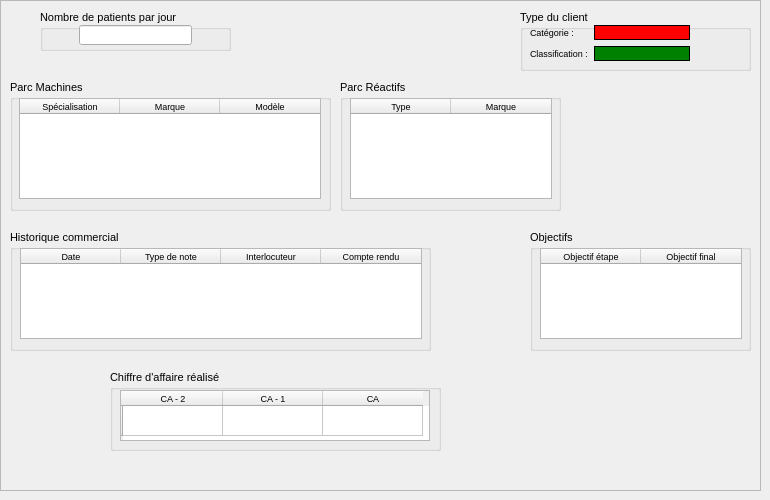
     <widget class="QWidget" name="tab_4">
      <attribute name="title">
       <string>Tab 1</string>
      </attribute>
      <widget class="QFrame" name="frame_resum">
       <property name="geometry">
        <rect>
         <x>0</x>
         <y>0</y>
         <width>761</width>
         <height>491</height>
        </rect>
       </property>
       <property name="font">
        <font>
         <pointsize>8</pointsize>
        </font>
       </property>
       <property name="frameShape">
        <enum>QFrame::StyledPanel</enum>
       </property>
       <property name="frameShadow">
        <enum>QFrame::Raised</enum>
       </property>
       <widget class="QGroupBox" name="groupBox">
        <property name="geometry">
         <rect>
          <x>110</x>
          <y>370</y>
          <width>331</width>
          <height>81</height>
         </rect>
        </property>
        <property name="title">
         <string>Chiffre d'affaire réalisé</string>
        </property>
        <widget class="QTableWidget" name="tableWidget_2">
         <property name="geometry">
          <rect>
           <x>10</x>
           <y>20</y>
           <width>310</width>
           <height>51</height>
          </rect>
         </property>
         <property name="font">
          <font>
           <pointsize>7</pointsize>
          </font>
         </property>
         <property name="cornerButtonEnabled">
          <bool>true</bool>
         </property>
         <row>
          <property name="text">
           <string/>
          </property>
         </row>
         <column>
          <property name="text">
           <string>CA - 2</string>
          </property>
          <property name="font">
           <font>
            <pointsize>7</pointsize>
           </font>
          </property>
         </column>
         <column>
          <property name="text">
           <string>CA - 1</string>
          </property>
          <property name="font">
           <font>
            <pointsize>7</pointsize>
           </font>
          </property>
         </column>
         <column>
          <property name="text">
           <string>CA</string>
          </property>
          <property name="font">
           <font>
            <pointsize>7</pointsize>
           </font>
          </property>
         </column>
        </widget>
       </widget>
       <widget class="QGroupBox" name="groupBox_2">
        <property name="geometry">
         <rect>
          <x>10</x>
          <y>230</y>
          <width>421</width>
          <height>121</height>
         </rect>
        </property>
        <property name="title">
         <string>Historique commercial</string>
        </property>
        <widget class="QTableWidget" name="resum_histocomm">
         <property name="geometry">
          <rect>
           <x>10</x>
           <y>18</y>
           <width>402</width>
           <height>91</height>
          </rect>
         </property>
         <property name="font">
          <font>
           <pointsize>7</pointsize>
          </font>
         </property>
         <column>
          <property name="text">
           <string>Date</string>
          </property>
          <property name="font">
           <font>
            <pointsize>7</pointsize>
           </font>
          </property>
         </column>
         <column>
          <property name="text">
           <string>Type de note</string>
          </property>
          <property name="font">
           <font>
            <pointsize>7</pointsize>
           </font>
          </property>
         </column>
         <column>
          <property name="text">
           <string>Interlocuteur</string>
          </property>
          <property name="font">
           <font>
            <pointsize>7</pointsize>
           </font>
          </property>
         </column>
         <column>
          <property name="text">
           <string>Compte rendu</string>
          </property>
          <property name="font">
           <font>
            <pointsize>7</pointsize>
           </font>
          </property>
          <property name="background">
           <color>
            <red>0</red>
            <green>0</green>
            <blue>0</blue>
           </color>
          </property>
         </column>
        </widget>
       </widget>
       <widget class="QGroupBox" name="groupBox_3">
        <property name="geometry">
         <rect>
          <x>10</x>
          <y>80</y>
          <width>321</width>
          <height>131</height>
         </rect>
        </property>
        <property name="title">
         <string>Parc Machines</string>
        </property>
        <widget class="QTableWidget" name="resum_tab_parc">
         <property name="geometry">
          <rect>
           <x>9</x>
           <y>18</y>
           <width>302</width>
           <height>101</height>
          </rect>
         </property>
         <property name="maximumSize">
          <size>
           <width>500</width>
           <height>500</height>
          </size>
         </property>
         <property name="font">
          <font>
           <pointsize>7</pointsize>
          </font>
         </property>
         <column>
          <property name="text">
           <string>Spécialisation</string>
          </property>
          <property name="font">
           <font>
            <pointsize>7</pointsize>
           </font>
          </property>
         </column>
         <column>
          <property name="text">
           <string>Marque</string>
          </property>
          <property name="font">
           <font>
            <pointsize>7</pointsize>
           </font>
          </property>
         </column>
         <column>
          <property name="text">
           <string>Modèle</string>
          </property>
          <property name="font">
           <font>
            <pointsize>7</pointsize>
           </font>
          </property>
         </column>
        </widget>
       </widget>
       <widget class="QGroupBox" name="groupBox_4">
        <property name="geometry">
         <rect>
          <x>340</x>
          <y>80</y>
          <width>221</width>
          <height>131</height>
         </rect>
        </property>
        <property name="title">
         <string>Parc Réactifs</string>
        </property>
        <widget class="QTableWidget" name="resum_tab_reac">
         <property name="geometry">
          <rect>
           <x>10</x>
           <y>18</y>
           <width>202</width>
           <height>101</height>
          </rect>
         </property>
         <property name="font">
          <font>
           <pointsize>7</pointsize>
           <weight>50</weight>
           <italic>false</italic>
           <bold>false</bold>
          </font>
         </property>
         <property name="rowCount">
          <number>0</number>
         </property>
         <column>
          <property name="text">
           <string>Type</string>
          </property>
          <property name="font">
           <font>
            <pointsize>7</pointsize>
           </font>
          </property>
         </column>
         <column>
          <property name="text">
           <string>Marque</string>
          </property>
          <property name="font">
           <font>
            <pointsize>7</pointsize>
           </font>
          </property>
         </column>
        </widget>
       </widget>
       <widget class="QGroupBox" name="groupBox_5">
        <property name="geometry">
         <rect>
          <x>530</x>
          <y>230</y>
          <width>221</width>
          <height>121</height>
         </rect>
        </property>
        <property name="title">
         <string>Objectifs</string>
        </property>
        <widget class="QTableWidget" name="tableWidget_3">
         <property name="geometry">
          <rect>
           <x>10</x>
           <y>18</y>
           <width>202</width>
           <height>91</height>
          </rect>
         </property>
         <property name="font">
          <font>
           <pointsize>7</pointsize>
          </font>
         </property>
         <column>
          <property name="text">
           <string>Objectif étape</string>
          </property>
          <property name="font">
           <font>
            <pointsize>7</pointsize>
           </font>
          </property>
         </column>
         <column>
          <property name="text">
           <string>Objectif final</string>
          </property>
          <property name="font">
           <font>
            <pointsize>7</pointsize>
           </font>
          </property>
         </column>
        </widget>
       </widget>
       <widget class="QGroupBox" name="groupBox_6">
        <property name="geometry">
         <rect>
          <x>40</x>
          <y>10</y>
          <width>191</width>
          <height>41</height>
         </rect>
        </property>
        <property name="title">
         <string>Nombre de patients par jour</string>
        </property>
        <widget class="QLineEdit" name="lineEdit">
         <property name="geometry">
          <rect>
           <x>39</x>
           <y>15</y>
           <width>113</width>
           <height>20</height>
          </rect>
         </property>
        </widget>
       </widget>
       <widget class="QGroupBox" name="groupBox_7">
        <property name="geometry">
         <rect>
          <x>520</x>
          <y>10</y>
          <width>231</width>
          <height>61</height>
         </rect>
        </property>
        <property name="title">
         <string>Type du client</string>
        </property>
        <widget class="QWidget" name="formLayoutWidget">
         <property name="geometry">
          <rect>
           <x>10</x>
           <y>15</y>
           <width>160</width>
           <height>41</height>
          </rect>
         </property>
         <layout class="QFormLayout" name="formLayout">
          <item row="0" column="0">
           <widget class="QLabel" name="label">
            <property name="font">
             <font>
              <pointsize>7</pointsize>
             </font>
            </property>
            <property name="text">
             <string>Catégorie :</string>
            </property>
           </widget>
          </item>
          <item row="1" column="0">
           <widget class="QLabel" name="label_2">
            <property name="font">
             <font>
              <pointsize>7</pointsize>
             </font>
            </property>
            <property name="text">
             <string>Classification :</string>
            </property>
           </widget>
          </item>
          <item row="0" column="1">
           <widget class="QLabel" name="label_3">
            <property name="styleSheet">
             <string notr="true">background: red; border: 1px solid black;</string>
            </property>
            <property name="text">
             <string/>
            </property>
           </widget>
          </item>
          <item row="1" column="1">
           <widget class="QLabel" name="label_4">
            <property name="styleSheet">
             <string notr="true">background: green; border: 1px solid black;</string>
            </property>
            <property name="text">
             <string/>
            </property>
           </widget>
          </item>
         </layout>
        </widget>
       </widget>
      </widget>
     </widget>
